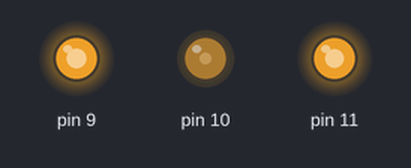
The sketch below on a simulated Arduino Uno, built with avr-gcc and run on an emulated ATmega328P. Shown: output pins drawn as LEDs (lit = HIGH).

Above: at 0.1 s.
Timing chart, 0 to 1.6 s (numbered marks = the images above):
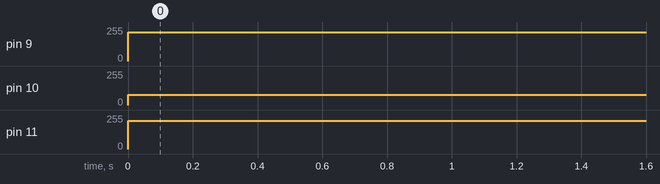

The sketch:

3_LED_PWM_RGB.ino
```cpp
void setup() // 여기에 코드를 입력하면 한 번만 실행합니다.
{            // 11(Red), 10(Green), 9(Blue) LED 핀 출력으로 설정
	pinMode(11, OUTPUT);
	pinMode(10, OUTPUT);
	pinMode(9, OUTPUT);
}

void loop() // 여기는 전원이 켜져 있는 동안 무한대로 실행합니다.
{           // 핑크색을 만들기 위해 각 색깔별로 PWM 출력
	analogWrite(11, 212); // Red -> 212
	analogWrite(10, 76);  // Green -> 76
	analogWrite(9, 217);  // Blue -> 217
}
```

Measured:
- by itself, pin 9: 0/255 → 217/255 at 0.00 s
- by itself, pin 10: 0/255 → 76/255 at 0.00 s
- by itself, pin 11: 0/255 → 212/255 at 0.00 s
